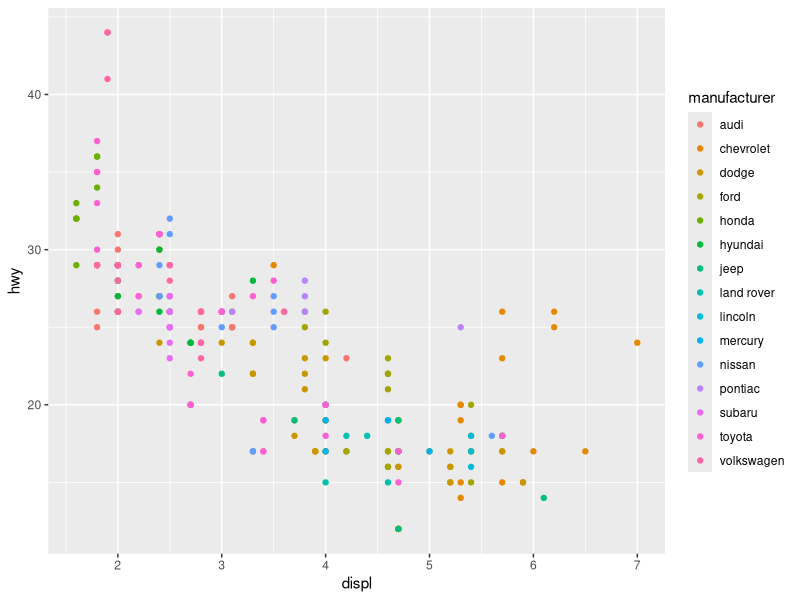
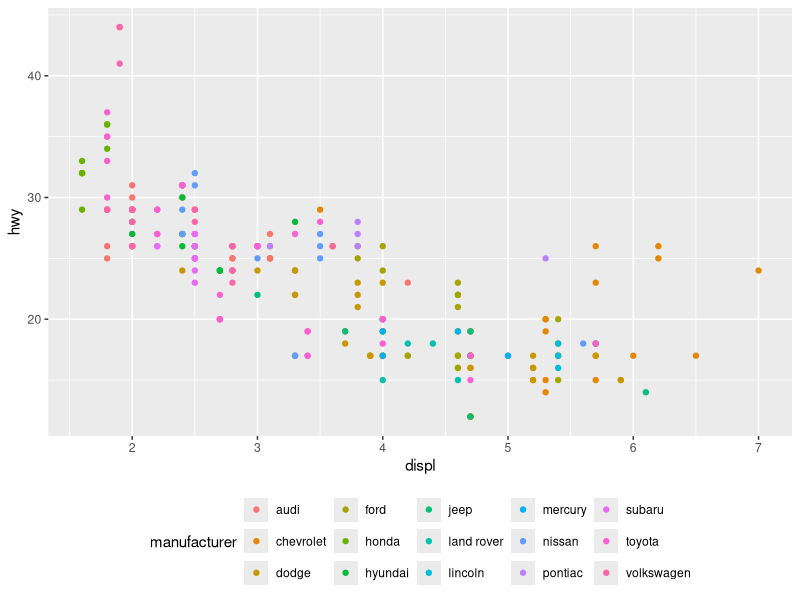
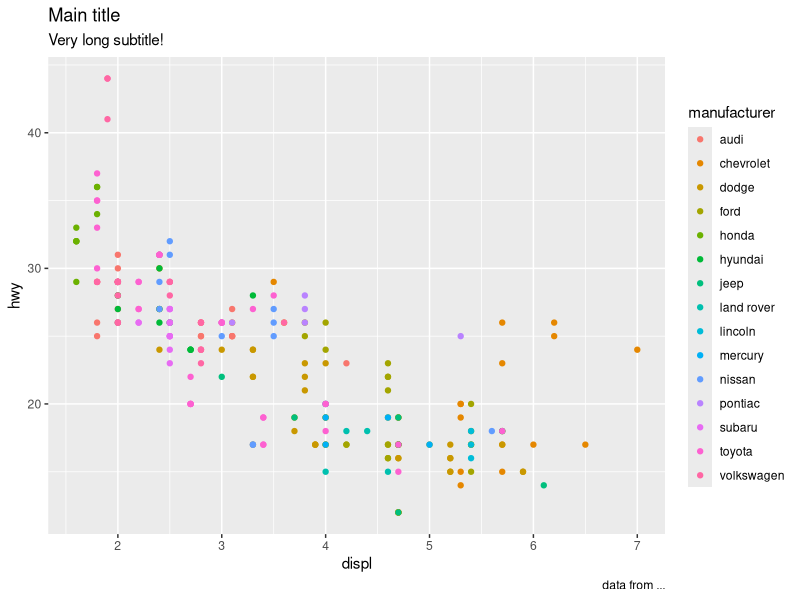
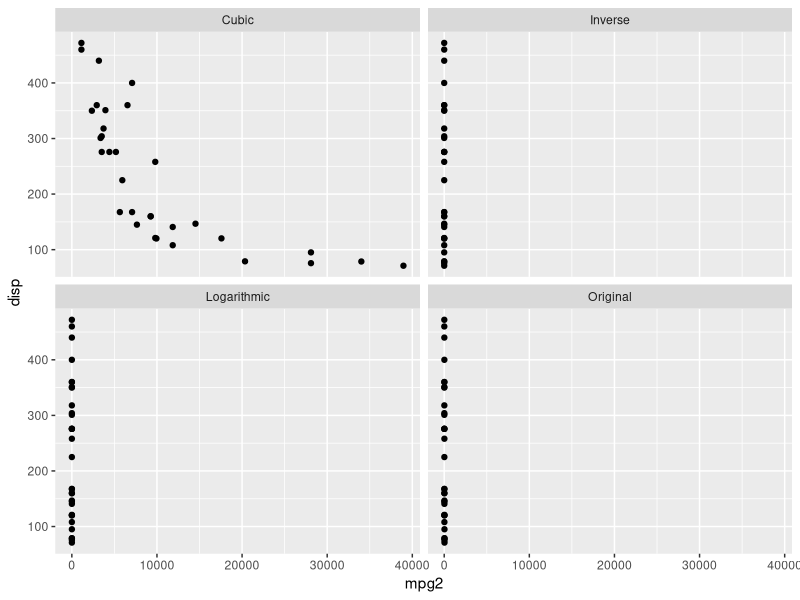
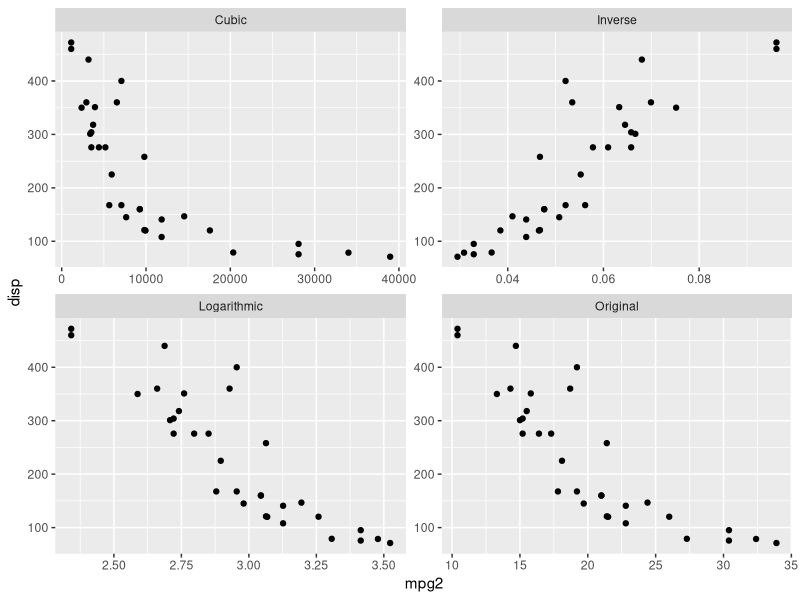

The R script that drew these images, in order:
## ---- chunk 1
library(tidyverse)
## ---- chunk 2
mpg %>% 
  ggplot(aes(displ,hwy, colour = manufacturer)) +
  geom_point()
## ---- chunk 3
mpg %>% 
  ggplot(aes(displ,hwy, colour = manufacturer)) +
  geom_point() +
  theme(legend.position = "bottom")
## ---- chunk 4
mpg %>% 
  ggplot(aes(displ,hwy, colour = manufacturer)) +
  geom_point() +
  labs(title = "Main title", subtitle ="Very long subtitle!", caption = "data from ...")
## ---- chunk 5
mtcars %>% 
  mutate(
    Logarithmic = log(mpg),
    Inverse = 1 / mpg,
    Cubic = mpg ^ 3,
    Original = mpg) %>%
  gather(transformation, mpg2, Logarithmic:Original) ->
  df

df %>% 
  ggplot(aes(mpg2, disp)) +
  geom_point() +
  facet_wrap(~transformation)
## ---- chunk 6
df %>% 
  ggplot(aes(mpg2, disp)) +
  geom_point() +
  facet_wrap(~transformation, scales = "free")
## ---- chunk 7
# install.packages("devtools")
# devtools::install_github("dgrtwo/gganimate")
# install.packages('ggthemes', dependencies = TRUE)
## ---- chunk 8
# install.packages("plotly")
